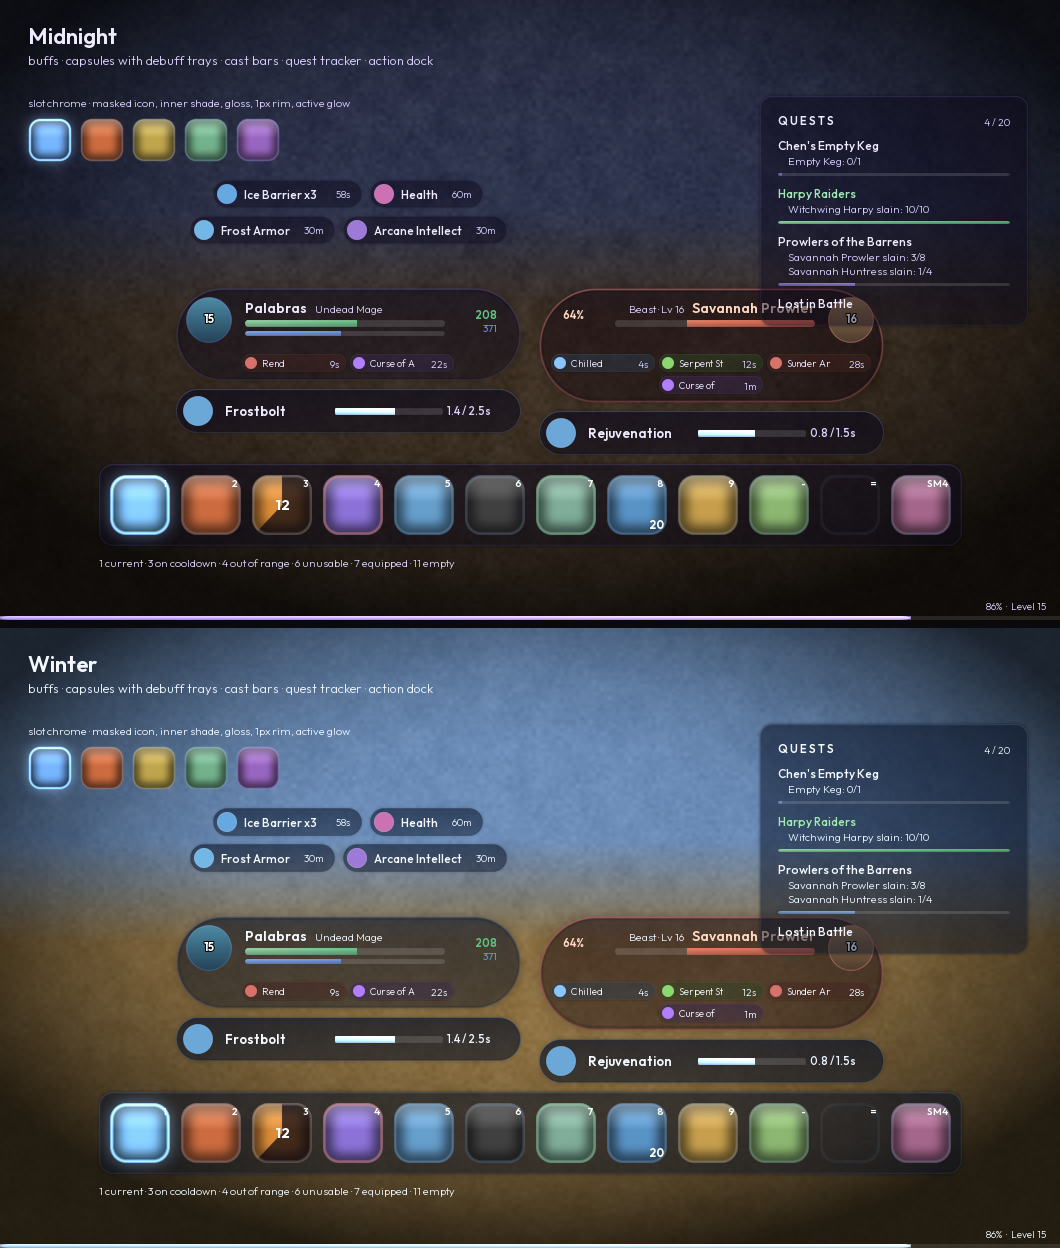

Source code (Python):
#!/usr/bin/env python3
"""
Render the generated textures the way Core\\Glass.lua composites them in game.

This is a check on the art, not on the Lua: it reproduces the same slice
fractions, the same layer order and the same palette tokens, so if the corner
geometry or the tinting is wrong it shows up here rather than in a loading
screen. It also doubles as the reference image for what the skin is meant to
look like.

Run:  python3 Tools/preview.py
Out:  Tools/preview.png
"""

import os
import struct
import subprocess

import numpy as np
from PIL import Image, ImageDraw, ImageFont

ROOT = os.path.dirname(os.path.dirname(os.path.abspath(__file__)))
TEX = os.path.join(ROOT, "Media", "Textures")
FONTS = os.path.join(ROOT, "Media", "Fonts")


# --------------------------------------------------------------------------
# TGA input (mirrors Tools/generate_textures.py's writer)
# --------------------------------------------------------------------------

def load_tga(name):
    data = open(os.path.join(TEX, name + ".tga"), "rb").read()
    idlen, cmap, imtype = data[0], data[1], data[2]
    w, h = struct.unpack_from("<HH", data, 12)
    depth, desc = data[16], data[17]
    assert imtype == 2 and depth == 32, f"{name}: unexpected TGA type"
    px = np.frombuffer(data, dtype=np.uint8, offset=18 + idlen).reshape(h, w, 4)
    rgba = px[:, :, [2, 1, 0, 3]]            # BGRA -> RGBA
    if not (desc & 0x20):                    # bottom-left origin
        rgba = rgba[::-1]
    return Image.fromarray(rgba, "RGBA")


# --------------------------------------------------------------------------
# slicing, matching Core\Glass.lua
# --------------------------------------------------------------------------

def _piece(img, u0, u1, v0, v1, w, h):
    W, H = img.size
    box = (int(round(u0 * W)), int(round(v0 * H)), int(round(u1 * W)), int(round(v1 * H)))
    return img.crop(box).resize((max(1, int(round(w))), max(1, int(round(h)))), Image.LANCZOS)


def nine_slice(img, w, h, corner, frac=0.25):
    """corner = rendered size of each corner piece, in pixels."""
    w, h = int(round(w)), int(round(h))
    c = int(round(corner))
    c = max(1, min(c, w // 2, h // 2))
    out = Image.new("RGBA", (w, h), (0, 0, 0, 0))
    a, b = frac, 1 - frac
    mw, mh = w - 2 * c, h - 2 * c

    out.paste(_piece(img, 0, a, 0, a, c, c), (0, 0))
    out.paste(_piece(img, b, 1, 0, a, c, c), (w - c, 0))
    out.paste(_piece(img, 0, a, b, 1, c, c), (0, h - c))
    out.paste(_piece(img, b, 1, b, 1, c, c), (w - c, h - c))
    if mw > 0:
        out.paste(_piece(img, a, b, 0, a, mw, c), (c, 0))
        out.paste(_piece(img, a, b, b, 1, mw, c), (c, h - c))
    if mh > 0:
        out.paste(_piece(img, 0, a, a, b, c, mh), (0, c))
        out.paste(_piece(img, b, 1, a, b, c, mh), (w - c, c))
    if mw > 0 and mh > 0:
        out.paste(_piece(img, a, b, a, b, mw, mh), (c, c))
    return out


def three_slice(img, w, h, frac=0.25):
    """Pill: caps are always half the height wide, exactly as Glass.lua enforces."""
    w, h = int(round(w)), int(round(h))
    cap = max(1, min(h // 2, w // 2))
    out = Image.new("RGBA", (w, h), (0, 0, 0, 0))
    a, b = frac, 1 - frac
    out.paste(_piece(img, 0, a, 0, 1, cap, h), (0, 0))
    out.paste(_piece(img, b, 1, 0, 1, cap, h), (w - cap, 0))
    mid = w - 2 * cap
    if mid > 0:
        out.paste(_piece(img, a, b, 0, 1, mid, h), (cap, 0))
    return out


def tint(img, color):
    """Texture:SetVertexColor - multiply RGB and alpha by the given colour."""
    r, g, b = color[0], color[1], color[2]
    a = color[3] if len(color) > 3 else 1.0
    arr = np.asarray(img).astype(np.float32) / 255.0
    arr[:, :, 0] *= r
    arr[:, :, 1] *= g
    arr[:, :, 2] *= b
    arr[:, :, 3] *= a
    return Image.fromarray((np.clip(arr, 0, 1) * 255).astype(np.uint8), "RGBA")


def over(dst, src, x, y, add=False):
    x, y = int(round(x)), int(round(y))
    if not add:
        dst.alpha_composite(src, (x, y))
        return dst
    # additive blend, for glows
    region = dst.crop((x, y, x + src.width, y + src.height))
    d = np.asarray(region).astype(np.float32)
    s = np.asarray(src).astype(np.float32)
    sa = (s[:, :, 3:4] / 255.0)
    d[:, :, :3] = np.clip(d[:, :, :3] + s[:, :, :3] * sa, 0, 255)
    dst.paste(Image.fromarray(d.astype(np.uint8), "RGBA"), (x, y))
    return dst


# --------------------------------------------------------------------------
# palette (kept in step with Core\Palette.lua)
# --------------------------------------------------------------------------

def C(r, g, b, a=1.0):
    return (r / 255.0, g / 255.0, b / 255.0, a)


# --------------------------------------------------------------------------
# skins
#
# ASKED OF THE PALETTE, NOT PARSED OUT OF IT. A skin is no longer written out
# token by token: Core/Palette.lua composes it from eight chrome values and the
# shared semantic colours when it loads. This file parsed the old token tables
# and stopped working when they went (it looked for a `daylight` skin, which is
# gone). Tools/palette_dump.lua loads the palette in LuaJIT - the harness's
# interpreter - and prints what the game actually gets, so this cannot fall a
# generation behind again.
#
# Only what the painters below actually use is taken, and a missing token is a
# hard error rather than a silent black.
# --------------------------------------------------------------------------

# Rendered one above the other: the default, and Joe's own.
SCENE_SKINS = ("midnight", "winter")


def parse_palette(names=SCENE_SKINS):
    """Ask Core/Palette.lua for its skins: {name: {token: colour or tuple}}."""
    out = subprocess.run(["luajit", os.path.join(ROOT, "Tools", "palette_dump.lua")]
                         + list(names), capture_output=True, text=True, check=True).stdout
    skins = {}
    for line in out.splitlines():
        name, tok, raw = line.split("\t")
        if raw in ("true", "false"):
            continue
        cols = [tuple(float(x) for x in part.split(",")) for part in raw.split(";")]
        skins.setdefault(name, {})[tok] = tuple(cols) if len(cols) > 1 else cols[0]
    return skins


def build_skins():
    """Map Palette.lua's vocabulary onto the names the painters below use."""
    out = {}
    for name, t in parse_palette().items():
        def need(tok, _t=t, _n=name):
            if tok not in _t:
                raise KeyError("%s: Palette.lua has no '%s' - preview.py and the "
                               "palette have drifted apart" % (_n, tok))
            return _t[tok]

        hostile = need("hostile")
        cast = need("cast")
        out[name.capitalize()] = dict(
            glass=need("glass"), glassStrong=need("glassStrong"),
            edge=need("glassEdge"), shadow=need("shadow"),
            noise=C(255, 255, 255, 0.05),
            text=need("text"), textDim=need("textDim"),
            health=need("health"), power=need("power"),
            hostileBar=need("hostileBar"),
            targetGlass=need("targetGlass"),
            # There is no targetEdge token any more: the game builds the target's
            # rim from its reaction (Palette:ReactionEdge), hostile at .55 - and
            # the scene's target is a hostile mob.
            targetEdge=hostile[:3] + (0.55,),
            targetText=need("targetText"),
            # Nor a castGlow: the bright end of the cast gradient stands in.
            cast=cast, castEdge=need("castEdge"), castGlow=cast[-1],
            accent=need("accent"), xp=need("xp"),
            # The orb is pulled toward a dark base on every skin by
            # Palette:OrbColor, so these stay fixed rather than tracking `text`.
            classOrb=(C(78, 139, 167), C(36, 66, 87)),
            mobOrb=(C(161, 124, 84), C(77, 59, 47)),
        )
    return out


SKINS = build_skins()


def font(weight, size):
    return ImageFont.truetype(os.path.join(FONTS, f"Outfit-{weight}.ttf"), size)


def rgb255(c, alpha=None):
    a = alpha if alpha is not None else (c[3] if len(c) > 3 else 1.0)
    return (int(c[0] * 255), int(c[1] * 255), int(c[2] * 255), int(a * 255))


# --------------------------------------------------------------------------
# element painters
# --------------------------------------------------------------------------

T = {}


def load_all():
    for n in ("Glass-Panel", "Glass-Panel-Edge", "Glass-Pill", "Glass-Pill-Edge",
              "Glass-Shadow", "Glass-Pill-Shadow", "Noise", "Slot-Mask", "Slot-Shade", "Slot-Gloss",
              "Slot-Edge", "Slot-Glow", "Circle-Mask", "Ring", "Ring-Glow",
              "Bar-Smooth", "Bar-Flat", "Bar-Glow", "Bar-Mask", "Glow-Soft",
              "Vignette", "Divider"):
        T[n] = load_tga(n)


def draw_pill(canvas, x, y, w, h, skin, fill_key="glass", edge_key="edge", shadow=None):
    # 1. ambient shadow: capsule-shaped 3-slice, always drawn at spread = h/4,
    #    which is the single ratio Glass-Pill-Shadow is authored for.
    s = h / 4
    sh = three_slice(T["Glass-Pill-Shadow"], w + 2 * s, h + 2 * s)
    over(canvas, tint(sh, skin["shadow"]), x - s, y - s)

    # 2. fill (grain is baked into its alpha, so it covers the caps too)
    over(canvas, tint(three_slice(T["Glass-Pill"], w, h), skin[fill_key]), x, y)

    # 4. rim
    over(canvas, tint(three_slice(T["Glass-Pill-Edge"], w, h), skin[edge_key]), x, y)


def draw_bar(canvas, x, y, w, h, pct, colors, skin, reverse=False):
    mask = T["Bar-Mask"].resize((w, h), Image.LANCZOS).split()[3]

    bg = tint(T["Bar-Flat"].resize((w, h)), (1, 1, 1, 0.14))
    bg.putalpha(Image.fromarray(
        (np.asarray(bg.split()[3]).astype(np.float32) * np.asarray(mask) / 255).astype(np.uint8)))
    over(canvas, bg, x, y)

    fw = max(1, int(w * pct))
    fill = T["Bar-Smooth"].resize((w, h), Image.LANCZOS)
    arr = np.asarray(fill).astype(np.float32) / 255.0
    # horizontal two-stop gradient, as SetGradient("HORIZONTAL", ...) gives
    t = np.linspace(0, 1, w, dtype=np.float32)[None, :, None]
    c1 = np.array(colors[0][:3], dtype=np.float32)[None, None, :]
    c2 = np.array(colors[1][:3], dtype=np.float32)[None, None, :]
    arr[:, :, :3] *= (c1 + (c2 - c1) * t)
    fill = Image.fromarray((np.clip(arr, 0, 1) * 255).astype(np.uint8), "RGBA")
    fill.putalpha(Image.fromarray(
        (np.asarray(fill.split()[3]).astype(np.float32) * np.asarray(mask) / 255).astype(np.uint8)))

    if reverse:
        over(canvas, fill.crop((w - fw, 0, w, h)), x + w - fw, y)
    else:
        over(canvas, fill.crop((0, 0, fw, h)), x, y)


def draw_aura_pill(canvas, x, y, h, icon_size, icon_rgb, label, timetext, skin,
                   fill=None, edge=None, ring=None, width=None):
    """One aura pill: glass capsule, circular icon, name, fixed-width time.

    `width` forces a fixed column, which is what the in-capsule debuff tray uses:
    there the pills sit on a grid, so a long aura name clips instead of pushing
    its column wider than the other two.
    """
    d = ImageDraw.Draw(canvas)
    big = h >= 24
    pad, gap, tail, twidth = (4, 7, 8, 26) if big else (3, 5, 4, 18)
    fname = font("Medium" if big else "Light", 12 if big else 10)
    ftime = font("Light", 10)
    tw = d.textlength(timetext, font=ftime) if timetext else 0
    nw = d.textlength(label, font=fname)
    w = width or int(pad + icon_size + gap + nw + (gap + twidth if timetext else 0) + pad + tail)

    if width:
        avail = width - pad * 2 - icon_size - gap - tail - ((gap + twidth) if timetext else 0)
        while label and d.textlength(label + "...", font=fname) > avail:
            label = label[:-1]
        if label and d.textlength(label, font=fname) > avail:
            label += "..."

    draw_pill(canvas, x, y, w, h, skin, fill or "glass", edge or "edge")

    ix, iy = x + pad, y + (h - icon_size) // 2
    ic = Image.new("RGBA", (icon_size, icon_size), rgb255(icon_rgb, 1.0))
    ic.putalpha(T["Circle-Mask"].resize((icon_size, icon_size), Image.LANCZOS).split()[3])
    over(canvas, ic, ix, iy)
    over(canvas, tint(T["Ring"].resize((icon_size, icon_size), Image.LANCZOS),
                      (ring or skin["accent"])[:3] + (0.55,)), ix, iy)

    ty = y + (h - (12 if big else 10)) // 2 - 1
    d.text((ix + icon_size + gap, ty), label, font=fname, fill=rgb255(skin["text"]))
    if timetext:
        d.text((x + w - pad - tail - tw, ty + 1), timetext, font=ftime,
               fill=rgb255(skin["textDim"]))
    return w


def draw_orb(canvas, cx, cy, size, colors, ring_color, label, skin):
    disc = Image.new("RGBA", (size, size))
    arr = np.zeros((size, size, 4), dtype=np.float32)
    t = np.linspace(0, 1, size, dtype=np.float32)[:, None, None]
    c1 = np.array(colors[0][:3], dtype=np.float32)[None, None, :]
    c2 = np.array(colors[1][:3], dtype=np.float32)[None, None, :]
    arr[:, :, :3] = c1 + (c2 - c1) * t
    arr[:, :, 3] = 1.0
    disc = Image.fromarray((arr * 255).astype(np.uint8), "RGBA")
    disc.putalpha(T["Circle-Mask"].resize((size, size), Image.LANCZOS).split()[3])

    x, y = int(cx - size / 2), int(cy - size / 2)
    over(canvas, disc, x, y)
    over(canvas, tint(T["Ring"].resize((size, size), Image.LANCZOS), ring_color), x, y)

    d = ImageDraw.Draw(canvas)
    f = font("Bold", max(9, int(size * 0.26)))
    tw = d.textlength(label, font=f)
    # stand-in for the OUTLINE font flag
    d.text((cx - tw / 2, cy - size * 0.17), label, font=f, fill=(255, 255, 255, 255),
           stroke_width=1, stroke_fill=(0, 0, 0, 200))


def cooldown_sweep(size, fraction):
    """The conic-gradient sweep from the concept, clipped to the slot shape.

    Matches what Cooldown:SetSwipeTexture(Slot-Mask) does in game: the swipe is
    drawn through the slot's own alpha mask, so it never squares off the corners.
    """
    ss = 4
    wedge = Image.new("L", (size * ss, size * ss), 0)
    d = ImageDraw.Draw(wedge)
    start = -90
    end = start + 360 * fraction
    d.pieslice([-size * ss, -size * ss, size * ss * 2, size * ss * 2], start, end, fill=255)
    wedge = wedge.resize((size, size), Image.LANCZOS)

    slot = np.asarray(T["Slot-Mask"].resize((size, size), Image.LANCZOS).split()[3], dtype=np.float32)
    a = (np.asarray(wedge, dtype=np.float32) * slot / 255.0) * 0.72
    out = np.zeros((size, size, 4), dtype=np.uint8)
    out[:, :, 0], out[:, :, 1], out[:, :, 2] = 5, 3, 15
    out[:, :, 3] = np.clip(a, 0, 255).astype(np.uint8)
    return Image.fromarray(out, "RGBA")


def draw_slot(canvas, x, y, size, icon_rgb, skin, circle=False, glow=False,
              key=None, cd=None, count=None, desat=False, empty=False,
              edge_color=None):
    m = (T["Circle-Mask"] if circle else T["Slot-Mask"]).resize((size, size), Image.LANCZOS)

    if not empty:
        rgb = icon_rgb
        if desat:
            g = 0.30 * rgb[0] + 0.59 * rgb[1] + 0.11 * rgb[2]
            rgb = (g * 0.4, g * 0.4, g * 0.4)
        icon = Image.new("RGBA", (size, size), rgb255(rgb, 1.0))
        icon.putalpha(m.split()[3])
        over(canvas, icon, x, y)
        if not circle:
            over(canvas, tint(T["Slot-Shade"].resize((size, size), Image.LANCZOS), (0, 0, 0, 1)), x, y)
            over(canvas, T["Slot-Gloss"].resize((size, size), Image.LANCZOS), x, y, add=True)

    if cd:
        over(canvas, cooldown_sweep(size, cd), x, y)

    edge = T["Ring"] if circle else T["Slot-Edge"]
    ec = edge_color or skin["castEdge"]
    if empty:
        ec = (ec[0], ec[1], ec[2], (ec[3] if len(ec) > 3 else 1) * 0.4)
    over(canvas, tint(edge.resize((size, size), Image.LANCZOS), ec), x, y)

    if glow:
        g = tint(T["Slot-Glow"].resize((size * 2, size * 2), Image.LANCZOS), skin["cast"][0])
        over(canvas, g, x - size / 2, y - size / 2, add=True)

    d = ImageDraw.Draw(canvas)
    if key:
        f = font("SemiBold", max(8, int(size * 0.17)))
        tw = d.textlength(key, font=f)
        d.text((x + size - 4 - tw, y + 3), key, font=f, fill=(255, 255, 255, 235))
    if count:
        f = font("Bold", max(9, int(size * 0.19)))
        tw = d.textlength(str(count), font=f)
        d.text((x + size - 4 - tw, y + size - 4 - size * 0.22), str(count), font=f,
               fill=(255, 255, 255, 235))
    if cd:
        f = font("Bold", max(10, int(size * 0.24)))
        label = "12"
        tw = d.textlength(label, font=f)
        d.text((x + size / 2 - tw / 2, y + size / 2 - size * 0.15), label, font=f,
               fill=(255, 255, 255, 245))


# --------------------------------------------------------------------------
# the scene
# --------------------------------------------------------------------------

def backdrop(w, h, warm=True):
    """Stand-in for the game world: warm savanna tones with terrain-ish noise.

    Only needs to be busy and mid-tone: the point is to judge how the glass reads
    over something with detail behind it.
    """
    rng = np.random.default_rng(7)
    y = np.linspace(0, 1, h, dtype=np.float32)[:, None]
    if warm:
        sky = np.array([0.42, 0.55, 0.72]); ground = np.array([0.55, 0.44, 0.26])
    else:
        sky = np.array([0.18, 0.20, 0.30]); ground = np.array([0.24, 0.19, 0.14])
    horizon = np.clip((y - 0.34) * 6, 0, 1)
    base = sky[None, None, :] * (1 - horizon[:, :, None]) + ground[None, None, :] * horizon[:, :, None]
    base = np.repeat(base, w, axis=1)

    for scale, amp in ((4, 0.10), (16, 0.06), (64, 0.03)):
        n = rng.normal(0, 1, (max(2, h // scale), max(2, w // scale))).astype(np.float32)
        n = np.asarray(Image.fromarray(((n - n.min()) / (np.ptp(n) + 1e-6) * 255).astype(np.uint8))
                       .resize((w, h), Image.BICUBIC), dtype=np.float32) / 255.0
        base += (n[:, :, None] - 0.5) * amp

    img = Image.fromarray((np.clip(base, 0, 1) * 255).astype(np.uint8)).convert("RGBA")
    over(img, tint(T["Vignette"].resize((w, h), Image.LANCZOS), (0, 0, 0, 0.75)), 0, 0)
    return img


def scene(skin_name, width=1060):
    skin = SKINS[skin_name]
    H = 620
    # The second skin over the bright savanna: glass is judged against a busy,
    # sunlit world as well as a dim one.
    canvas = backdrop(width, H, warm=(skin_name != "Midnight"))
    d = ImageDraw.Draw(canvas)

    d.text((28, 22), skin_name, font=font("SemiBold", 22), fill=rgb255(skin["text"]))
    d.text((28, 52), "buffs · capsules with debuff trays · cast bars · quest tracker · action dock",
           font=font("Light", 13), fill=rgb255(skin["textDim"]))

    CW, CH, GAP = 345, 64, 18
    cx = width // 2
    py = 288

    # Debuff tray geometry, mirroring Modules/UnitFrames.lua and the auras config.
    TRAY_INSET, TRAY_GAP, TRAY_PAD = 12, 2, 9
    DB_H, DB_ICON, DB_GAP, DB_PER = 18, 12, 4, 3
    TRAY_W = CW - 2 * TRAY_INSET
    DB_COL = (TRAY_W - (DB_PER - 1) * DB_GAP) // DB_PER

    def tray_rows(n):
        return (min(n, DB_PER * 2) + DB_PER - 1) // DB_PER

    def glass_height(n):
        if n <= 0:
            return CH
        rows = tray_rows(n)
        return CH + TRAY_GAP + rows * DB_H + (rows - 1) * DB_GAP + TRAY_PAD

    def draw_tray(x, n, debuffs):
        """Rows of fixed-width pills under the bars, centred in the capsule."""
        rows = tray_rows(n)
        for r in range(rows):
            chunk = debuffs[r * DB_PER:(r + 1) * DB_PER]
            roww = len(chunk) * DB_COL + (len(chunk) - 1) * DB_GAP
            bx = x + CW // 2 - roww // 2
            by = py + CH + TRAY_GAP + r * (DB_H + DB_GAP)
            for hue, lbl, tt in chunk:
                skin["_dbFill"] = (hue[0] * 0.35, hue[1] * 0.35, hue[2] * 0.35, 0.5)
                skin["_dbEdge"] = hue + (0.45,)
                draw_aura_pill(canvas, bx, by, DB_H, DB_ICON, hue, lbl, tt, skin,
                               fill="_dbFill", edge="_dbEdge", ring=hue,
                               width=DB_COL)
                bx += DB_COL + DB_GAP

    FROST = (0.55, 0.78, 1.00)
    CURSE = (0.70, 0.50, 1.00)
    POISON = (0.55, 0.85, 0.45)
    PHYS = (0.85, 0.45, 0.42)
    player_debuffs = [(PHYS, "Rend", "9s"), (CURSE, "Curse of Agony", "22s")]
    target_debuffs = [(FROST, "Chilled", "4s"), (POISON, "Serpent Sting", "12s"),
                      (PHYS, "Sunder Armor x3", "28s"), (CURSE, "Curse of Weakness", "1m")]

    # ---- buffs (concept: a row of pills above the cluster) ---------------
    # Two per row, stacking upward from the player capsule. A single wide row
    # drifts into the gap between the frames and reads as the target's.
    buffs = [((0.45, 0.72, 0.90), "Frost Armor", "30m"),
             ((0.62, 0.48, 0.85), "Arcane Intellect", "30m"),
             ((0.40, 0.66, 0.88), "Ice Barrier x3", "58s"),
             ((0.80, 0.45, 0.70), "Health", "60m")]
    dd = ImageDraw.Draw(canvas)
    f2 = font("Medium", 12)
    widths = [int(4 + 20 + 7 + dd.textlength(l, font=f2) + 7 + 26 + 4 + 8)
              for _, l, _ in buffs]

    px_left = cx - GAP // 2 - CW          # the player capsule's left edge
    pcx = px_left + CW // 2               # centred on the player capsule
    for r in range(0, len(buffs), 2):
        chunk, cw = buffs[r:r + 2], widths[r:r + 2]
        total = sum(cw) + 8 * (len(cw) - 1)
        bx = pcx - total // 2
        # row 0 nearest the frame, later rows stacked above it
        by = py - 36 - (r // 2 + 1) * 36
        for (hue, lbl, tt), w in zip(chunk, cw):
            draw_aura_pill(canvas, bx, by, 28, 20, hue, lbl, tt, skin)
            bx += w + 8

    # ---- cast bars -------------------------------------------------------
    # One per capsule, hung off the *glass* so a grown capsule pushes it down.
    def draw_cast(x, n, spell, elapsed, total, pct):
        cast_h = 44
        cast_x = x
        cast_y = py + glass_height(n) + 8
        draw_pill(canvas, cast_x, cast_y, CW, cast_h, skin, "glassStrong", "castEdge")
        draw_slot(canvas, cast_x + 7, cast_y + 7, 30, (0.42, 0.66, 0.85), skin, circle=True)
        d.text((cast_x + 49, cast_y + 14), spell, font=font("SemiBold", 13),
               fill=rgb255(skin["text"]))
        bar_x = cast_x + 49 + 110
        bar_w = CW - (bar_x - cast_x) - 78
        draw_bar(canvas, bar_x, cast_y + 19, bar_w, 7, pct, skin["cast"], skin)
        glow = tint(T["Bar-Glow"].resize((max(1, int(bar_w * pct)), 7), Image.LANCZOS),
                    skin["castGlow"])
        over(canvas, glow, bar_x, cast_y + 19, add=True)
        d.text((cast_x + CW - 74, cast_y + 15), "%s / %ss" % (elapsed, total),
               font=font("Medium", 11), fill=rgb255(skin["textDim"]))

    # ---- player ----------------------------------------------------------
    px = cx - GAP // 2 - CW
    draw_pill(canvas, px, py, CW, glass_height(len(player_debuffs)), skin)
    draw_orb(canvas, px + 10 + 23, py + CH / 2, 46, skin["classOrb"], skin["edge"], "15", skin)
    bx = px + 10 + 46 + 13
    d.text((bx, py + 11), "Palabras", font=font("SemiBold", 14), fill=rgb255(skin["text"]))
    nw = d.textlength("Palabras", font=font("SemiBold", 14))
    d.text((bx + nw + 8, py + 14), "Undead Mage", font=font("Light", 11), fill=rgb255(skin["textDim"]))
    draw_bar(canvas, bx, py + 32, 200, 7, 0.56, skin["health"], skin)
    draw_bar(canvas, bx, py + 43, 200, 5, 0.48, skin["power"], skin)
    rx = bx + 200 + 12 + 40      # block right + gap + readout width
    for txt, fnt, col, dy in (("208", font("SemiBold", 11), skin["health"][1], 20),
                              ("371", font("Regular", 10), skin["power"][1], 34)):
        tw = d.textlength(txt, font=fnt)
        d.text((rx - tw, py + dy), txt, font=fnt, fill=rgb255(col))

    # ---- target (mirrored) ----------------------------------------------
    tx = cx + GAP // 2
    draw_pill(canvas, tx, py, CW, glass_height(len(target_debuffs)), skin,
              "targetGlass", "targetEdge")
    draw_orb(canvas, tx + CW - 10 - 23, py + CH / 2, 46, skin["mobOrb"], skin["targetEdge"], "16", skin)
    tb_right = tx + CW - 10 - 46 - 13
    name = "Savannah Prowler"
    fw = font("SemiBold", 14)
    nw = d.textlength(name, font=fw)
    d.text((tb_right - nw, py + 11), name, font=fw, fill=rgb255(skin["targetText"]))
    sub = "Beast · Lv 16"
    sw = d.textlength(sub, font=font("Light", 11))
    d.text((tb_right - nw - 8 - sw, py + 14), sub, font=font("Light", 11), fill=rgb255(skin["textDim"]))
    draw_bar(canvas, tb_right - 200, py + 32, 200, 7, 0.64, skin["hostileBar"], skin, reverse=True)
    d.text((tx + 24, py + 20), "64%", font=font("SemiBold", 11), fill=rgb255(skin["targetText"]))

    # ---- debuff trays ----------------------------------------------------
    # School-tinted, on a fixed grid of three columns inside each capsule.
    draw_tray(px, len(player_debuffs), player_debuffs)
    draw_tray(tx, len(target_debuffs), target_debuffs)

    draw_cast(px, len(player_debuffs), "Frostbolt", "1.4", "2.5", 0.56)
    draw_cast(tx, len(target_debuffs), "Rejuvenation", "0.8", "1.5", 0.53)

    # ---- action dock -----------------------------------------------------
    # Concept 2a geometry exactly: 62px slots, 9px gaps, 10px padding.
    SLOT, GAP, PAD = 62, 9, 10
    N = 12
    dock_w = N * SLOT + (N - 1) * GAP + PAD * 2
    dock_h = SLOT + PAD * 2
    dx, dy = cx - dock_w // 2, py + 176

    dc = 14
    over(canvas, tint(nine_slice(T["Glass-Shadow"], dock_w + dc, dock_h + dc, dc * 2, 0.375),
                      skin["shadow"]), dx - dc / 2, dy - dc / 2)
    over(canvas, tint(nine_slice(T["Glass-Panel"], dock_w, dock_h, 14), skin["glass"]), dx, dy)
    over(canvas, tint(nine_slice(T["Glass-Panel-Edge"], dock_w, dock_h, 14), skin["edge"]), dx, dy)

    hues = [(0.42, 0.66, 0.85), (0.80, 0.42, 0.25), (0.86, 0.55, 0.22), (0.55, 0.45, 0.85),
            (0.40, 0.62, 0.80), (0.72, 0.55, 0.85), (0.50, 0.68, 0.60), (0.35, 0.58, 0.78),
            (0.78, 0.62, 0.30), (0.55, 0.72, 0.45), (0.0, 0.0, 0.0), (0.65, 0.40, 0.55)]
    for i in range(N):
        sx = dx + PAD + i * (SLOT + GAP)
        sy = dy + PAD
        draw_slot(canvas, sx, sy, SLOT, hues[i], skin,
                  key=str(i + 1) if i < 9 else ("-" if i == 9 else ("=" if i == 10 else "SM4")),
                  glow=(i == 0),                       # current action
                  cd=(0.62 if i == 2 else None),       # real cooldown, with countdown
                  desat=(i == 5),                      # unusable
                  count=(20 if i == 7 else None),      # stack
                  empty=(i == 10),                     # nothing on the slot
                  edge_color=(skin["hostileBar"][0] + (0.9,)) if i == 3 else
                             ((skin["health"][0] + (0.85,)) if i == 6 else None))

    d.text((dx, dy + dock_h + 10),
           "1 current · 3 on cooldown · 4 out of range · 6 unusable · 7 equipped · 11 empty",
           font=font("Light", 11), fill=rgb255(skin["textDim"]))

    # ---- xp hairline -----------------------------------------------------
    xp_h = 4
    xp_y = H - xp_h
    over(canvas, tint(T["Bar-Flat"].resize((width, xp_h)), (1, 1, 1, 0.10)), 0, xp_y)
    draw_bar(canvas, 0, xp_y, int(width * 0.86), xp_h, 1.0, skin["xp"], skin)
    glow2 = tint(T["Bar-Glow"].resize((int(width * 0.86), xp_h), Image.LANCZOS), skin["xp"][1])
    over(canvas, glow2, 0, xp_y, add=True)
    lbl = "86%  ·  Level 15"
    fl = font("Light", 10)
    d.text((width - 14 - d.textlength(lbl, font=fl), xp_y - 16), lbl, font=fl,
           fill=rgb255(skin["textDim"]))

    # ---- slot strip ------------------------------------------------------
    d.text((28, 96), "slot chrome · masked icon, inner shade, gloss, 1px rim, active glow",
           font=font("Light", 11), fill=rgb255(skin["textDim"]))
    hues = [(0.35, 0.55, 0.80), (0.80, 0.42, 0.25), (0.75, 0.65, 0.30),
            (0.45, 0.70, 0.55), (0.60, 0.40, 0.75)]
    for i, hue in enumerate(hues):
        draw_slot(canvas, 28 + i * 52, 118, 44, hue, skin, glow=(i == 0))

    # ---- quest tracker ---------------------------------------------------
    # Real geometry from Modules/QuestTracker.lua: pad 18/14, 22px heading,
    # 16px title, 14px objective lines, a 3px bar 5px under them, 10px between
    # quests. The panel sizes itself to whatever is tracked.
    PAD_X, PAD_TOP, PAD_BOT = 18, 14, 14
    HEADER_H, ROW_GAP, TITLE_H, LINE_H, BAR_H, BAR_GAP = 22, 10, 16, 14, 3, 5

    quests = [
        ("Chen's Empty Keg", ["Empty Keg: 0/1"], 0.0, False),
        ("Harpy Raiders", ["Witchwing Harpy slain: 10/10"], 1.0, True),
        ("Prowlers of the Barrens",
         ["Savannah Prowler slain: 3/8", "Savannah Huntress slain: 1/4"], 4 / 12, False),
        ("Lost in Battle", [], None, False),
    ]

    def row_h(lines, pct):
        h = TITLE_H + len(lines) * LINE_H
        return h + (BAR_GAP + BAR_H if pct is not None else 0)

    panel_w = 268
    body_h = sum(row_h(l, p) for _, l, p, _ in quests) + ROW_GAP * (len(quests) - 1)
    panel_h = PAD_TOP + HEADER_H + 6 + body_h + PAD_BOT
    panel_x, panel_y = width - panel_w - 32, 96

    pc = 12
    over(canvas, tint(nine_slice(T["Glass-Shadow"], panel_w + pc, panel_h + pc, pc * 2, 0.375),
                      skin["shadow"]), panel_x - pc / 2, panel_y - pc / 2)
    over(canvas, tint(nine_slice(T["Glass-Panel"], panel_w, panel_h, 12), skin["glass"]),
         panel_x, panel_y)
    over(canvas, tint(nine_slice(T["Glass-Panel-Edge"], panel_w, panel_h, 12), skin["edge"]),
         panel_x, panel_y)

    hx, hy = panel_x + PAD_X, panel_y + PAD_TOP
    inner_w = panel_w - PAD_X * 2
    # No letter-spacing in the WoW font engine, so the spaces are in the string.
    d.text((hx, hy + 4), "Q U E S T S", font=font("SemiBold", 11), fill=rgb255(skin["text"]))
    cnt = "4 / 20"
    fc = font("Light", 10)
    d.text((hx + inner_w - d.textlength(cnt, font=fc), hy + 6), cnt, font=fc,
           fill=rgb255(skin["textDim"]))

    yy = hy + HEADER_H + 6
    for title, lines, pct, done in quests:
        ft = font("Medium", 12)
        d.text((hx, yy), title, font=ft,
               fill=rgb255(skin["health"][0] if done else skin["text"]))
        oy = yy + TITLE_H
        for ln in lines:
            d.text((hx + 10, oy), ln, font=font("Light", 11),
                   fill=rgb255(skin["textDim"], 0.38 if done else None))
            oy += LINE_H
        if pct is not None:
            draw_bar(canvas, hx, oy + BAR_GAP, inner_w, BAR_H, max(0.02, pct),
                     skin["health"] if done else skin["xp"], skin)
            oy += BAR_GAP + BAR_H
        yy = oy + ROW_GAP

    return canvas


def main():
    load_all()
    a, b = (scene(n.capitalize()) for n in SCENE_SKINS)
    out = Image.new("RGBA", (a.width, a.height + b.height + 8), (10, 10, 12, 255))
    out.paste(a, (0, 0))
    out.paste(b, (0, a.height + 8))
    path = os.path.join(ROOT, "Tools", "preview.png")
    out.convert("RGB").save(path)
    print("wrote", path, out.size)


if __name__ == "__main__":
    main()
